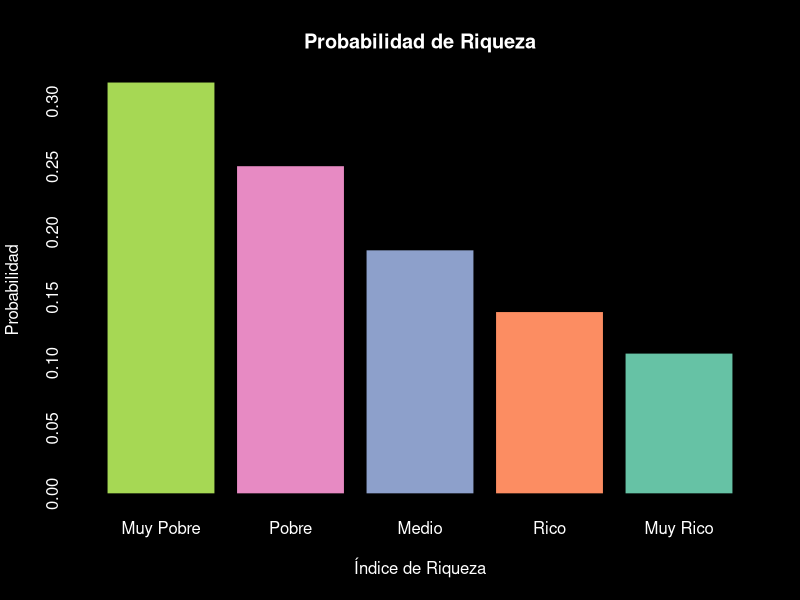
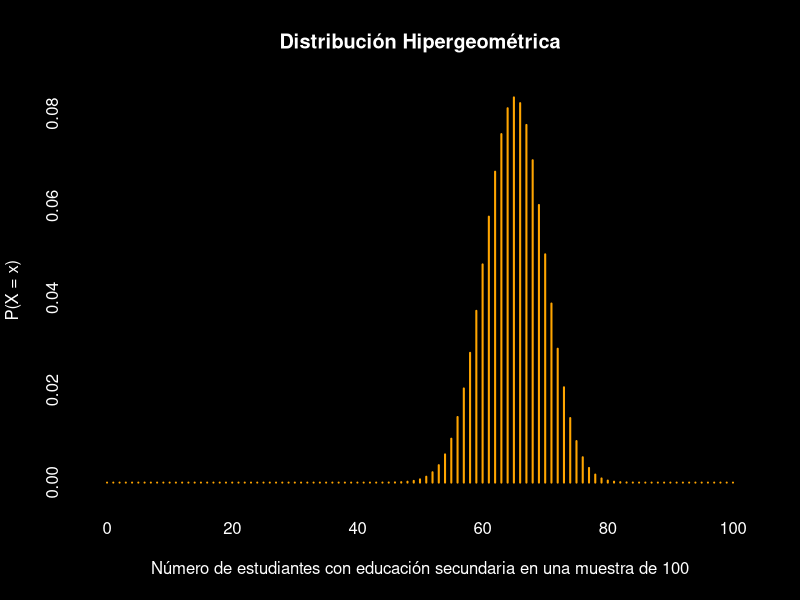
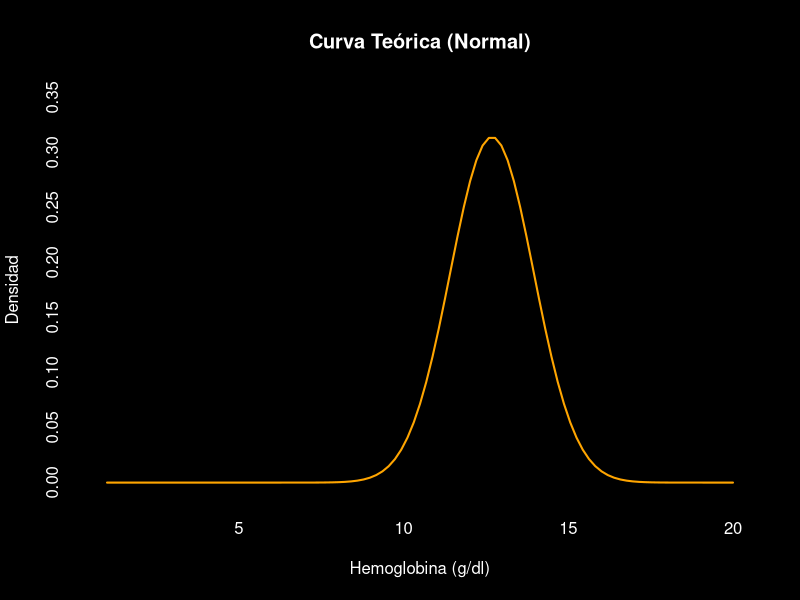

Source code (R) for these figures, in order:
## ---- chunk 1

prob_riqueza <- c(0.3150637, 0.2510422, 0.1867001, 0.1395003, 0.1076937)
colores <- c("#66c2a5", "#fc8d62", "#8da0cb", "#e78ac3", "#a6d854")
categorias <- c("Muy Pobre", "Pobre", "Medio", "Rico", "Muy Rico")

par(bg = "black", col.axis = "white", col.lab = "white", col.main = "white")

barplot(prob_riqueza, col = rev(colores), names.arg = categorias,
        main = "Probabilidad de Riqueza", 
        xlab = "Índice de Riqueza", ylab = "Probabilidad", border = "black", 
        space = 0.2)  
## ---- chunk 2

n <- 100
r <- 23642
N <- 36368

XX <- 0:100
par(bg = "black", col.axis = "white", col.lab = "white", col.main = "white")

par(mar = c(5, 4, 4, 2) + 0.1)

plot(XX, dhyper(0:n, r, (N - r), n), type = "h", lwd = 2, col = "orange",
     ylab = "P(X = x)", xlab = "Número de estudiantes con educación secundaria en una muestra de 100",
     main = "Distribución Hipergeométrica",
     sub = paste("Total de estudiantes con educación secundaria:", N))
## ---- chunk 3

mu_h <- 12.685317
sigma_h <- 1.270189

par(bg = "black", col.axis = "white", col.lab = "white", col.main = "white")

curve(dnorm(x, mu_h, sigma_h), lwd = 2, col = "orange", ylim = c(0, 0.35), ylab = "Densidad", xlab = "Hemoglobina (g/dl)", main = "Curva Teórica (Normal)", xlim = c(1, 20))


